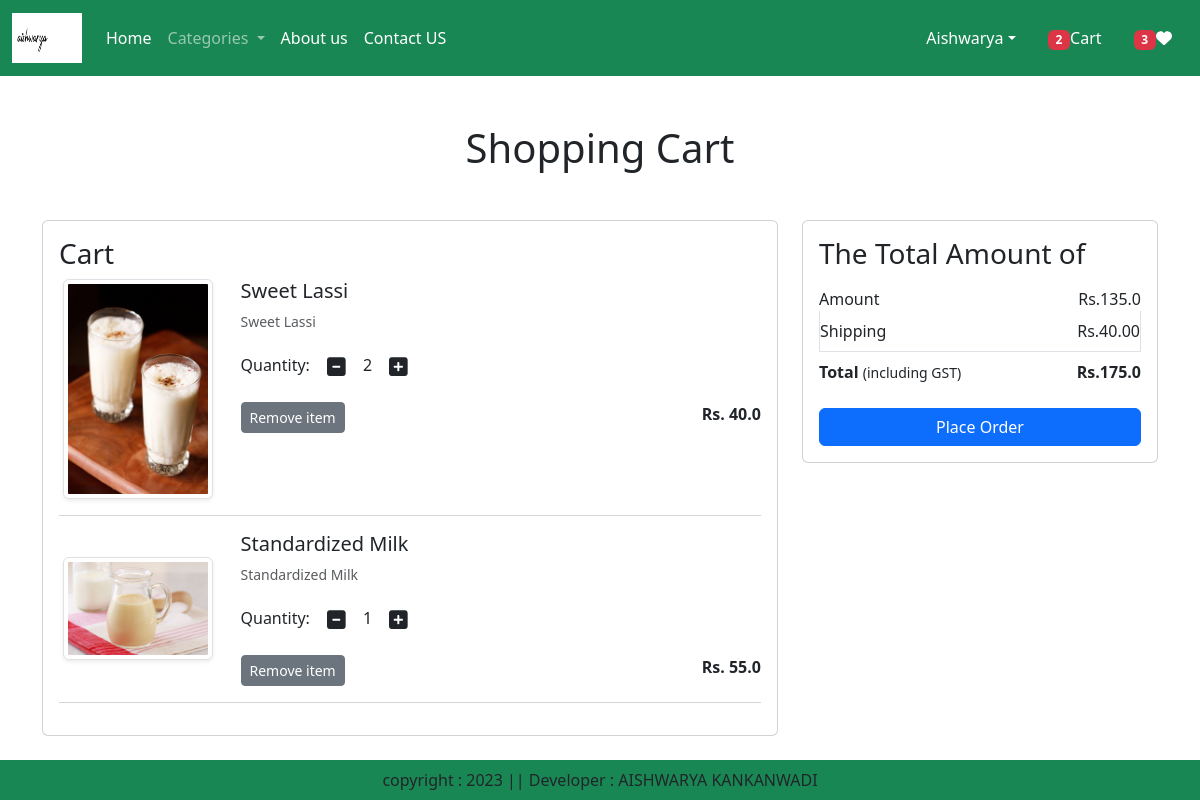
The app's page /cart/ (signed in) with its own data.
### app/models.py (models this page shows, shortened)
class Cart(models.Model):
    user=models.ForeignKey(User,on_delete=models.CASCADE)
    product=models.ForeignKey(Product,on_delete=models.CASCADE)
    quantity=models.PositiveIntegerField(default=1)

class Product(models.Model):
    title= models.CharField(max_length=100)
    selling_price = models.FloatField()
    discounted_price = models. FloatField()
    description = models. TextField()
    composition = models. TextField(default='')
    prodapp = models. TextField(default='')
    category = models.CharField(choices=CATEGORY_CHOICES, max_length=2)
    product_image = models. ImageField (upload_to='product')

### app/views.py (the view)
# urls.py: path('cart/',views.show_cart,name='showcart'),
@login_required
def show_cart(request):
    user=request.user
    cart=Cart.objects.filter(user=user)
    amount = 0
    for p in cart:
        value = p.quantity * p.product.discounted_price
        amount=amount+value
    totalamount=amount+40
    totalitem = 0
    wishlist = 0
    if request.user.is_authenticated:
        totalitem=len(Cart.objects.filter(user=request.user))
        wishitem=len(Wishlist.objects.filter(user=request.user))
    return render(request, 'app/addtocart.html',locals())

### app/templates/app/addtocart.html (shortened to what this page needs)
{% extends 'app/base.html' %}
{% load static %}
{% block main-content %}
<div class="container my-5">
    <div class="row">
    {% if cart %}
    <h1 class="text-center mb-5">Shopping Cart</h1>
        <div class="col-sm-8">
            <div class="card">
                <div class="card-body">
                <h3>Cart</h3>
                {% for item in cart %}
                    <div class="row">
                        <div class="col-sm-3 text-center align-self-center"><img src="{{item.product.product_image.url}}" alt="" srcset="" class="img-fluid img-thumbnail shadow-sm" height="150" width="150"> </div>
                            <div class="col-sm-9">
                            <div>
                            <h5>{{item.product.title}}</h5>
                            <p class="mb-2 text-muted small">{{item.product.description}}</p>
                                <div class="my-3">
                                <label for="quantity">Quantity:</label>
                                <a class="minus-cart btn" pid={{item.product.id}}><i class="fas fa-minus-square fa-lg"></i></a>
                                <span id="quantity">{{item.quantity}}</span>
                                <a class="plus-cart btn" pid={{item.product.id}}><i class="fas fa-plus-square fa-lg"></i></a>
                                </div>
                                <div class="d-flex justify-content-between">
                                    <a href="#" class="remove-cart btn btn-sm btn-secondary mr-3" pid={{item.product.id}}>Remove item </a>
                                    <p class="mb-0"><span><strong>Rs. {{item.product.discounted_price}}</strong></span></p>
                                </div>
                            </div>
                        </div>
                    </div>
                    <hr class="text-muted">
                    {% endfor %}
                </div>
            </div>
        </div>
    <div class="col-sm-4">
        <div class="card">
            <div class="card-body">
            <h3>The Total Amount of</h3>
            <ul class="list-group">
            <li class="list-group-item d-flex justify-content-between align-items-center border-0 px-0 pb-0" >Amount<span id="amount">Rs.{{amount}}</span></li>
            <li class="list-group-item d-flex justify-content-between align-items-center px-0">Shipping<span>Rs.40.00</span></li>
            <li class="list-group-item d-flex justify-content-between align-items-center border-0 px-0 mb-3">
        <div>
        <strong>Total</strong> <small>(including GST)</small>
        </div>
        <span id="totalamount"><strong>Rs.{{totalamount}}</strong></span>
        </li>
        </ul>
            <div class="d-grid"><a href="{% url 'checkout' %}" class="btn btn-primary">Place Order</a></div>
            </div>
            </div>
        </div>
        {% else %}
        <h1 class="text-center mb-5">Cart is Empty</h1>
        {% endif %}
    </div>
</div>
{% endblock main-content %}

### records on screen
Cart: product.product_image (picture), product "Sweet Lassi", product.description "Sweet Lassi", quantity "2", product.discounted_price "40.0"
Cart: product.product_image (picture), product "Standardized Milk", product.description "Standardized Milk", quantity "1", product.discounted_price "55.0"

### other values on screen
{{ totalitem }} "2"
{{ wishitem }} "3"
{{ amount }} "135.0"
{{ totalamount }} "175.0"
